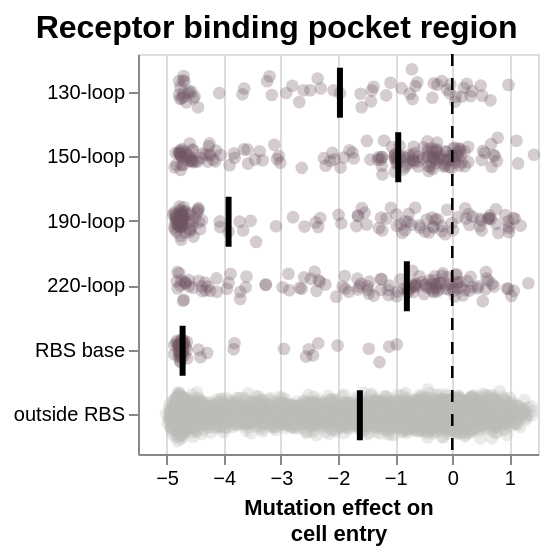

Here is the notebook cell this chart was saved with:
### Markdown cell above
### Distribution of functional effects across classic receptor binding pocket regions

### Code cell
# Define custom colors for each RBS region
colors = {
    'outside RBS': '#bdbebb',
    '130-loop': '#725663',
    '150-loop': '#725663',
    '190-loop': '#725663',
    '220-loop': '#725663',
    'RBS base': '#725663'
}

# Create the jitter plot layer
points = alt.Chart(
    func_data_for_heatmap.query('rbs_region != "RBS other"') # exclude site 145 as not in major structural region
).mark_circle(size=40, opacity=0.3, stroke=None, strokeWidth=0).encode(
    y=alt.Y(
        "rbs_region",
    ).title(None),
    x=alt.X(
        'effect',
        title=(["Mutation effect on", "cell entry"]),
    ),
    yOffset="jitter:Q",
    color=alt.Color(
            "rbs_region",
            scale=alt.Scale(domain=list(colors.keys()), range=list(colors.values())),
            legend=None
    ),
    tooltip=['site', 'wildtype', 'mutant', 'effect'],
).transform_calculate(
    jitter="sqrt(-2*log(random()))*cos(2*PI*random())"
)

# Add black median line
median_line = alt.Chart(
    func_data_for_heatmap.query('rbs_region != "RBS other"')
).mark_tick(
    color='black',
    thickness=3,
    size=25
).encode(
    y='rbs_region:N',
    x='median(effect):Q'
)

vline = alt.Chart().mark_rule(
    color='black',
    size=1.25,
    opacity=1.0,
    strokeDash=[6,6]
).encode(x=alt.X(datum=0))

# Combine layers with median line on top
chart = alt.layer(
    points,
    median_line,
    vline
).properties(
    height=200, 
    width=200
)

# mean_entropy_rbs = func_data_ann[['site', 'rbs_region', 'entropy']].drop_duplicates().groupby(
#     "rbs_region"
# )["entropy"].mean().reset_index().rename(
#     columns={'entropy': 'mean_entropy'}
# ).query(
#     'rbs_region != "RBS other"'
# )

# bar_chart = alt.Chart(mean_entropy_rbs).mark_bar(size=20).encode(
#     x=alt.X(
#         'mean_entropy:Q',
#         title=['Mean entropy', '(in natural sequences)'],
#         axis=alt.Axis(
#             tickCount=2,
#         )
#     ),
#     y=alt.Y(
#         'rbs_region:N',
#         title=None,
#         axis=None
#     ),
#     color=alt.Color(
#             "rbs_region",
#             scale=alt.Scale(domain=list(colors.keys()), range=list(colors.values())),
#             legend=None
#     ),
#     tooltip=['rbs_region', 'mean_entropy']
# ).properties(
#     height=200,
#     width=80
# )

# Concatenate the plots
rbs_combined_chart = alt.concat(
    chart,  # jitter + median line + vline chart
    spacing=10
).resolve_scale(
    y='shared'
).properties(
    title=alt.TitleParams(
        text='Receptor binding pocket region',
        anchor='middle',
        fontSize=16,
        fontWeight='bold',
    )
)

rbs_combined_chart.display()

### Figure 1 — Vega-Lite specification as saved in the notebook (floating-point values rounded to 4 significant figures; data arrays with more than 128 entries replaced by an {"elided": "..."} marker saying what was removed)
{"config": {"view": {"continuousWidth": 300, "continuousHeight": 300}}, "concat": [{"layer": [{"data": {"name": "data-9e68120e78d10179ac960fa9f59009c0"}, "mark": {"type": "circle", "opacity": 0.3, "size": 40, "stroke": null, "strokeWidth": 0}, "encoding": {"color": {"field": "rbs_region", "legend": null, "scale": {"domain": ["outside RBS", "130-loop", "150-loop", "190-loop", "220-loop", "RBS base"], "range": ["#bdbebb", "#725663", "#725663", "#725663", "#725663", "#725663"]}, "type": "nominal"}, "tooltip": [{"field": "site", "type": "nominal"}, {"field": "wildtype", "type": "nominal"}, {"field": "mutant", "type": "nominal"}, {"field": "effect", "type": "quantitative"}], "x": {"field": "effect", "title": ["Mutation effect on", "cell entry"], "type": "quantitative"}, "y": {"field": "rbs_region", "title": null, "type": "nominal"}, "yOffset": {"field": "jitter", "type": "quantitative"}}, "transform": [{"calculate": "sqrt(-2*log(random()))*cos(2*PI*random())", "as": "jitter"}]}, {"data": {"name": "data-9e68120e78d10179ac960fa9f59009c0"}, "mark": {"type": "tick", "color": "black", "size": 25, "thickness": 3}, "encoding": {"x": {"aggregate": "median", "field": "effect", "type": "quantitative"}, "y": {"field": "rbs_region", "type": "nominal"}}}, {"data": {"name": "empty"}, "mark": {"type": "rule", "color": "black", "opacity": 1.0, "size": 1.25, "strokeDash": [6, 6]}, "encoding": {"x": {"datum": 0}}}], "height": 200, "width": 200}], "resolve": {"scale": {"y": "shared"}}, "spacing": 10, "title": {"text": "Receptor binding pocket region", "anchor": "middle", "fontSize": 16, "fontWeight": "bold"}, "$schema": "https://vega.github.io/schema/vega-lite/v5.20.1.json", "datasets": {"data-9e68120e78d10179ac960fa9f59009c0": {"elided": "8311 records"}, "empty": [{}]}}
